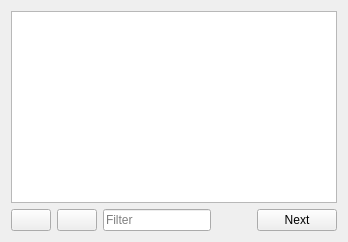
               <widget class="QWidget" name="tab_12">
                <attribute name="title">
                 <string>Detailed info</string>
                </attribute>
                <layout class="QVBoxLayout" name="verticalLayout_9">
                 <item>
                  <widget class="QTableView" name="tblPersoInfos">
                   <property name="alternatingRowColors">
                    <bool>true</bool>
                   </property>
                   <property name="selectionBehavior">
                    <enum>QAbstractItemView::SelectRows</enum>
                   </property>
                   <property name="textElideMode">
                    <enum>Qt::ElideNone</enum>
                   </property>
                  </widget>
                 </item>
                 <item>
                  <layout class="QHBoxLayout" name="horizontalLayout_9">
                   <item>
                    <widget class="QPushButton" name="btnPersoAddInfo">
                     <property name="text">
                      <string/>
                     </property>
                     <property name="icon">
                      <iconset theme="list-add">
                       <normaloff>.</normaloff>.</iconset>
                     </property>
                    </widget>
                   </item>
                   <item>
                    <widget class="QPushButton" name="btnPersoRmInfo">
                     <property name="text">
                      <string/>
                     </property>
                     <property name="icon">
                      <iconset theme="list-remove">
                       <normaloff>.</normaloff>.</iconset>
                     </property>
                    </widget>
                   </item>
                   <item>
                    <widget class="QLineEdit" name="lineEdit">
                     <property name="placeholderText">
                      <string>Filter</string>
                     </property>
                    </widget>
                   </item>
                   <item>
                    <spacer name="horizontalSpacer_5">
                     <property name="orientation">
                      <enum>Qt::Horizontal</enum>
                     </property>
                     <property name="sizeHint" stdset="0">
                      <size>
                       <width>40</width>
                       <height>20</height>
                      </size>
                     </property>
                    </spacer>
                   </item>
                   <item>
                    <widget class="QPushButton" name="btnStepEight">
                     <property name="text">
                      <string>Next</string>
                     </property>
                     <property name="icon">
                      <iconset theme="go-next">
                       <normaloff>.</normaloff>.</iconset>
                     </property>
                    </widget>
                   </item>
                  </layout>
                 </item>
                </layout>
               </widget>
